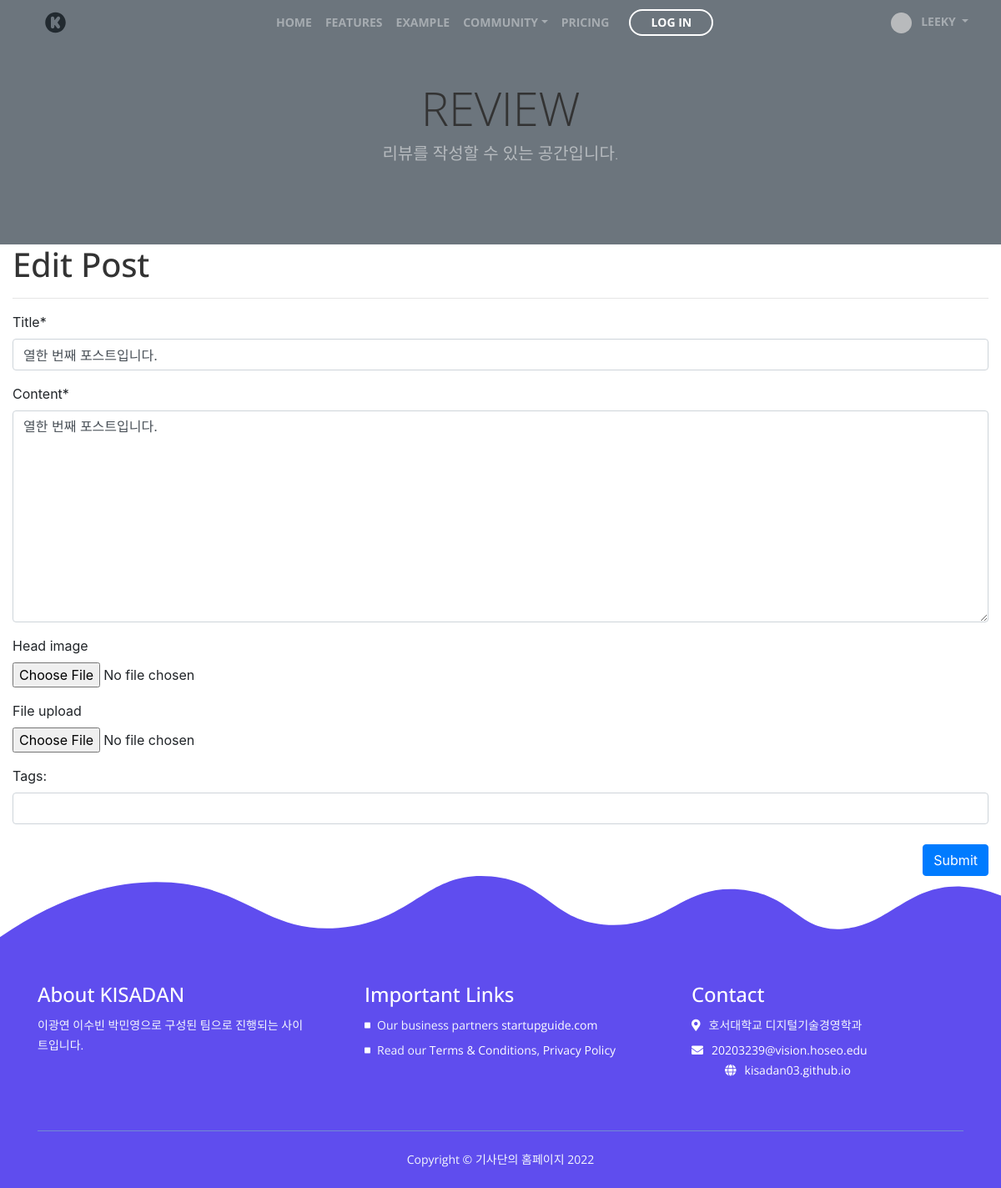
/review/update_post/17/ (signed in), run on an earlier commit of the app's database.
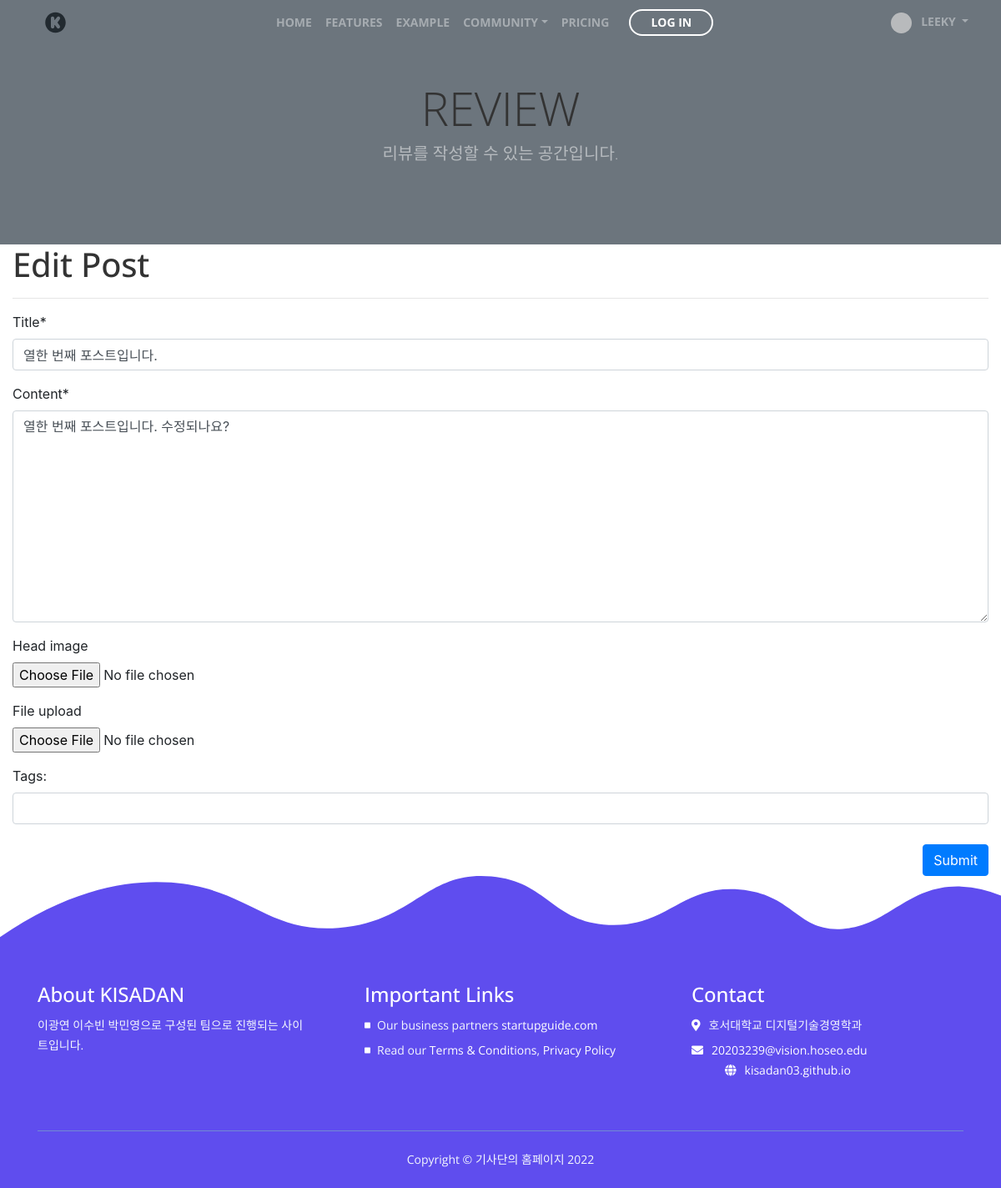
And on a later commit of the database.
### blog/models.py (models this page shows, shortened)
class Post(models.Model):
    title = models.CharField(max_length=30)
    content = MarkdownxField()
    head_image = models.ImageField(upload_to='blog/images/%Y/%m/%d/', blank=True)
    file_upload = models.FileField(upload_to='blog/files/%Y/%m/%d/', blank=True)
    created_at = models.DateTimeField(auto_now_add=True)
    updated_at = models.DateTimeField(auto_now=True)
    author = models.ForeignKey(User, on_delete=models.CASCADE)

### blog/views.py (the view)
# urls.py: path('update_post/<int:pk>/', views.PostUpdate.as_view()),
class PostUpdate(LoginRequiredMixin, UpdateView):
    model = Post
    fields = ['title', 'content', 'head_image', 'file_upload']
    template_name = 'blog/post_update_form.html'
    def dispatch(self, request, *args, **kwargs):
        if request.user.is_authenticated and request.user == self.get_object().author:
            return super(PostUpdate, self).dispatch(request, *args, **kwargs)
        else:
            raise PermissionDenied

### blog/templates/blog/post_update_form.html (shortened to what this page needs)
      {% extends 'blog/base_full_width.html' %}
      {% load crispy_forms_tags %}
      {% block main_area %}
          <h1>Edit Post</h1>
          <hr/>
      <form method="post" enctype="multipart/form-data">{% csrf_token %}
            {{ form | crispy }}
            <div id="div_id_tags_str">
                <label for="id_tags_str">Tags:</label>
                <input type="text" name="tags_str" id="id_tags_str" class="textinput textInput form-control"
                       value="{{ tags_str_default }}">
            </div>
            <br/>
          <button type="submit" class="btn btn-primary float-right">Submit</button>
      </form>
      {% endblock %}

What changed in the data, as far as the page shows it:
changed Post "열한 번째 포스트입니다.": content "열한 번째 포스트입니다." → "열한 번째 포스트입니다. 수정되나요?"
